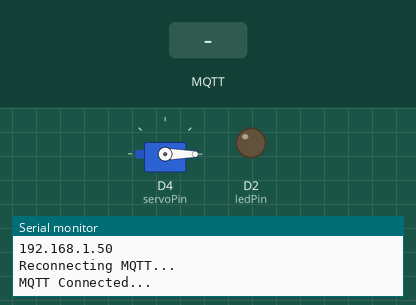
Recording of a sketch running on a simulated ESP8266 (NodeMCU). On the bench: servo, output pins drawn as LEDs (lit = HIGH), the last lines printed to the serial monitor. Inputs (shaded band) come from the test bench. WiFi joins after 1.5 s; servers stay silent unless stated; no MQTT or app messages arrive unless stated.

Above: at 2.7 s.
2.8 s: MQTT message "on" arrives on the first subscribed topic
At 3.7 s:
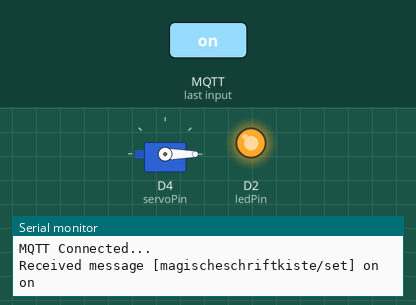
4.3 s: MQTT message "open" arrives on the first subscribed topic
At 4.8 s:
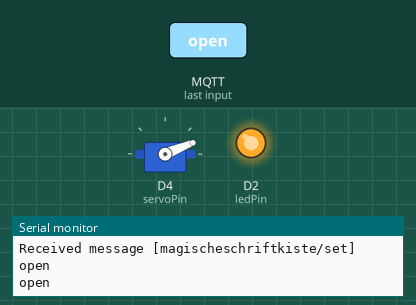
5.8 s: MQTT message "off" arrives on the first subscribed topic
At 7.0 s:
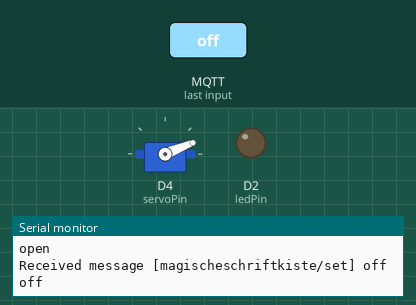
7.3 s: MQTT message "close" arrives on the first subscribed topic
At 8.3 s:
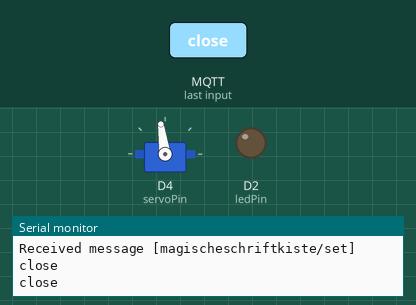
8.8 s: MQTT message "on" arrives on the first subscribed topic
At 9.5 s:
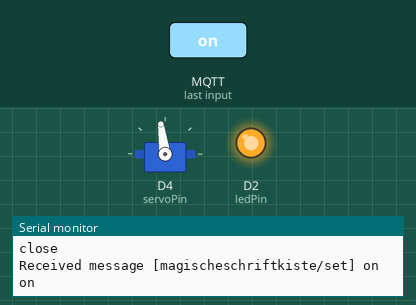
Timing chart, 0 to 11.3 s (numbered marks = the images above; inputs shaded):
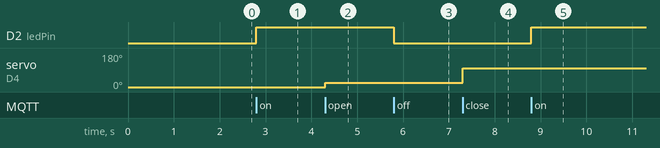

Measured:
- after the input at 2.8 s, D2 (ledPin): LOW → HIGH at once
- after the input at 4.3 s, servo on D4 (servoPin): 0° → 22° at once
- after the input at 5.8 s, D2 (ledPin): HIGH → LOW at once
- after the input at 7.3 s, servo on D4 (servoPin): 22° → 98° at once
- after the input at 8.8 s, D2 (ledPin): LOW → HIGH at once

The sketch:

mqtt_servo.ino
```cpp
// Dieses Sketch steuert einen Servo. Dieser Wird in eine Kiste verbaut und somit kann die Kiste über MQTT geöffnet und verschlossen werden.

#include <ESP8266WiFi.h>
#include <PubSubClient.h>
#include <Servo.h>
#include <string.h>
#include <ArduinoJson.h>

const char* SSID = "intia";
const char* PSK = "BuntesLicht10";
const char* MQTT_BROKER = "intia.local";
const char* TOPIC = "magischeschriftkiste/get"; // Toppic an das gesendet wird
const char* CLIENT_ID ="KisteMagischeSchrift"; // Bitte für jeden ESP eine individuele ClientID festlegen
char wiFiHostname[ ] = "KisteMagischeSchrift"; // Gerätename

const char* TOPIC_SUB = "magischeschriftkiste/set"; // Topic das aboniert wird
//Wird an dieses Topic "open" gesendet so öffnet sich die Kiste. "close" zum schließen.


WiFiClient espClient;
PubSubClient client(espClient);

const int capacity = JSON_OBJECT_SIZE(50);
StaticJsonDocument<capacity> doc;
Servo servo;

const int servoPin = D4;     // Servo-Pin
const int ledPin =  D2;      // LED-Pin


void setup() {
  pinMode(ledPin, OUTPUT);
  servo.attach(servoPin); //D4
  servo.write(0);;
  Serial.begin(115200);

  setup_wifi();
  client.setServer(MQTT_BROKER, 1883);
  client.setCallback(callback);
}

void callback(char* topic, byte* payload, unsigned int length) {
  Serial.print("Received message [");
  Serial.print(topic);
  Serial.print("] ");
  char msg[length + 1];
  for (int i = 0; i < length; i++) {
    Serial.print((char)payload[i]);
    msg[i] = (char)payload[i];
  }
  Serial.println();

  msg[length] = '\0';
  Serial.println(msg);

  if (strcmp(msg, "on") == 0) {
    digitalWrite(ledPin, HIGH);
  }
  else if (strcmp(msg, "off") == 0) {
    digitalWrite(ledPin, LOW);
  }
  else if (strcmp(msg, "open") == 0) {
    servo.write(768);
  }
  else if (strcmp(msg, "close") == 0) {
    servo.write(98);
  }
  else {
    int val = strtol(msg, NULL, 16);
    Serial.println(val);
    servo.write(val);
  }
}

void setup_wifi() {
  delay(10);
  Serial.println();
  Serial.print("Connecting to ");
  Serial.println(SSID);

  WiFi.begin(SSID, PSK);
  wifi_station_set_hostname(wiFiHostname);

  while (WiFi.status() != WL_CONNECTED) {
    delay(500);
    Serial.print(".");
  }

  Serial.println("");
  Serial.println("WiFi connected");
  Serial.println("IP address: ");
  Serial.println(WiFi.localIP());
}

void reconnect() {
  while (!client.connected()) {
    Serial.println("Reconnecting MQTT...");
    if (!client.connect(CLIENT_ID)) {
      Serial.print("failed, rc=");
      Serial.print(client.state());
      Serial.println(" retrying in 5 seconds");
      delay(5000);
    }
  }
  client.subscribe(TOPIC_SUB);
  Serial.println("MQTT Connected...");
}

void loop() {
  if (!client.connected()) {
    reconnect();
  }
  client.loop();

}
```
